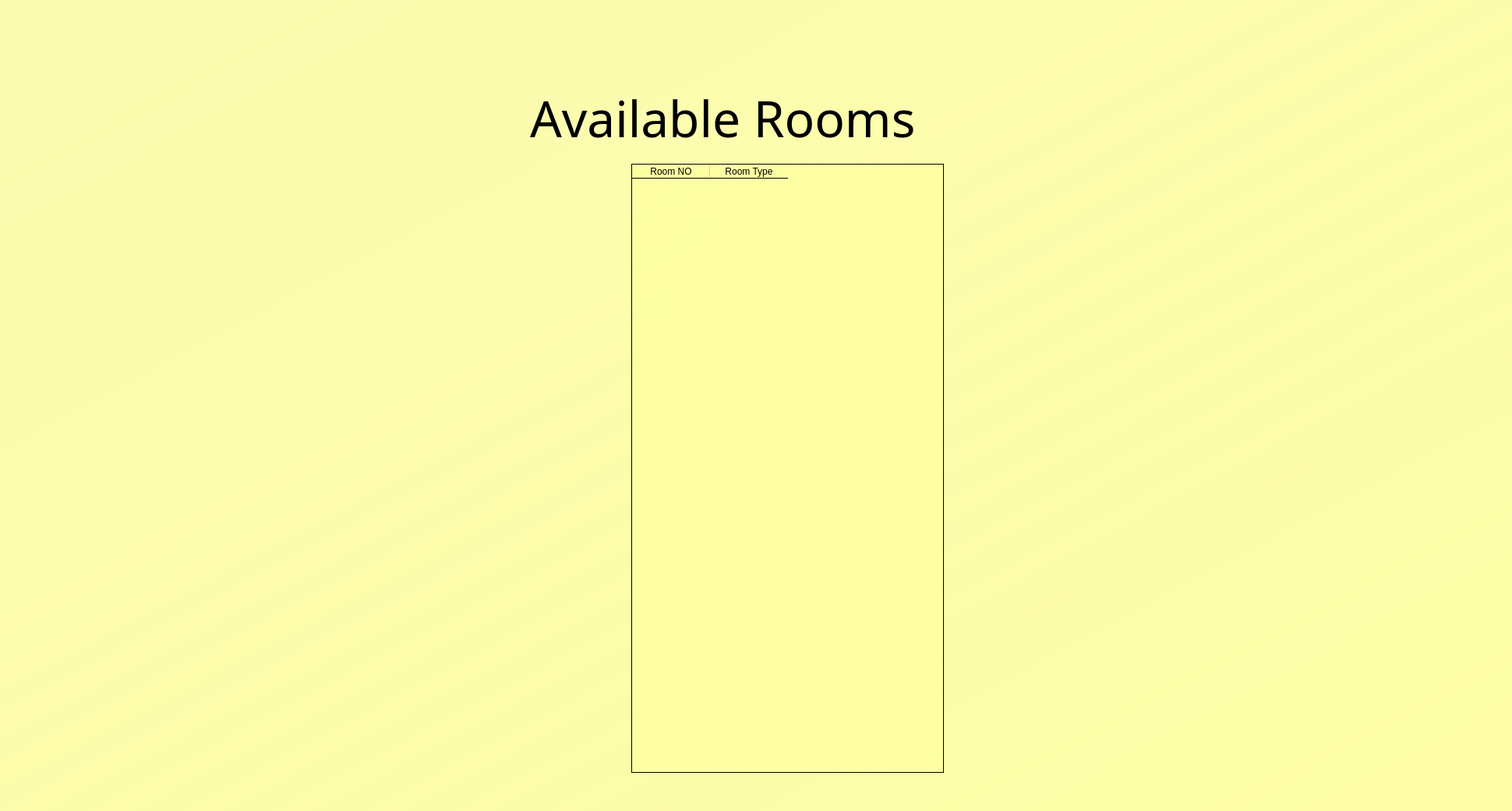
<?xml version="1.0" encoding="UTF-8"?>
<ui version="4.0">
 <class>Dialog</class>
 <widget class="QDialog" name="Dialog">
  <property name="geometry">
   <rect>
    <x>0</x>
    <y>0</y>
    <width>1940</width>
    <height>1040</height>
   </rect>
  </property>
  <property name="windowTitle">
   <string>Dialog</string>
  </property>
  <widget class="QWidget" name="widget" native="true">
   <property name="geometry">
    <rect>
     <x>0</x>
     <y>0</y>
     <width>1940</width>
     <height>1040</height>
    </rect>
   </property>
   <property name="styleSheet">
    <string notr="true">QWidget#widget{
background-color:qlineargradient(spread:reflect, x1:1, y1:1, x2:0, y2:0, stop:0 rgba(254, 255, 162, 240), stop:1 rgba(255, 255, 162, 206));}</string>
   </property>
   <widget class="QLabel" name="loginlbl">
    <property name="geometry">
     <rect>
      <x>680</x>
      <y>80</y>
      <width>801</width>
      <height>141</height>
     </rect>
    </property>
    <property name="font">
     <font>
      <family>Lucida Calligraphy</family>
      <pointsize>48</pointsize>
      <weight>50</weight>
      <italic>false</italic>
      <bold>false</bold>
     </font>
    </property>
    <property name="styleSheet">
     <string notr="true">font: 48pt &quot;Lucida Calligraphy&quot;;</string>
    </property>
    <property name="text">
     <string>Available Rooms</string>
    </property>
   </widget>
   <widget class="QTableWidget" name="tbl">
    <property name="geometry">
     <rect>
      <x>810</x>
      <y>210</y>
      <width>401</width>
      <height>781</height>
     </rect>
    </property>
    <property name="styleSheet">
     <string notr="true">background-color: qlineargradient(spread:reflect, x1:1, y1:1, x2:0, y2:0, stop:0 rgba(254, 255, 162, 240), stop:1 rgba(255, 255, 162, 206));</string>
    </property>
    <column>
     <property name="text">
      <string>Room NO</string>
     </property>
    </column>
    <column>
     <property name="text">
      <string>Room Type</string>
     </property>
    </column>
   </widget>
  </widget>
 </widget>
 <resources>
  <include location="../../../anaconda3/Library/bin/abc.qrc"/>
  <include location="images.qrc"/>
 </resources>
 <connections/>
</ui>
